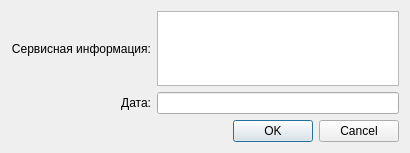
<?xml version="1.0" encoding="UTF-8"?>
<ui version="4.0">
 <class>DialogServiceInfo</class>
 <widget class="QDialog" name="DialogServiceInfo">
  <property name="geometry">
   <rect>
    <x>0</x>
    <y>0</y>
    <width>410</width>
    <height>153</height>
   </rect>
  </property>
  <property name="windowTitle">
   <string>Добавление информации об обслуживании</string>
  </property>
  <layout class="QGridLayout" name="gridLayout">
   <item row="0" column="0">
    <widget class="QLabel" name="label">
     <property name="text">
      <string>Сервисная информация:</string>
     </property>
     <property name="alignment">
      <set>Qt::AlignRight|Qt::AlignTrailing|Qt::AlignVCenter</set>
     </property>
    </widget>
   </item>
   <item row="0" column="1">
    <widget class="QPlainTextEdit" name="pteServiceInfo"/>
   </item>
   <item row="1" column="0">
    <widget class="QLabel" name="label_2">
     <property name="text">
      <string>Дата:</string>
     </property>
     <property name="alignment">
      <set>Qt::AlignRight|Qt::AlignTrailing|Qt::AlignVCenter</set>
     </property>
    </widget>
   </item>
   <item row="1" column="1">
    <widget class="QLineEdit" name="leDate"/>
   </item>
   <item row="2" column="1">
    <spacer name="verticalSpacer">
     <property name="orientation">
      <enum>Qt::Vertical</enum>
     </property>
     <property name="sizeHint" stdset="0">
      <size>
       <width>20</width>
       <height>0</height>
      </size>
     </property>
    </spacer>
   </item>
   <item row="3" column="0" colspan="2">
    <widget class="QDialogButtonBox" name="buttonBox">
     <property name="orientation">
      <enum>Qt::Horizontal</enum>
     </property>
     <property name="standardButtons">
      <set>QDialogButtonBox::Cancel|QDialogButtonBox::Ok</set>
     </property>
    </widget>
   </item>
  </layout>
 </widget>
 <resources/>
 <connections>
  <connection>
   <sender>buttonBox</sender>
   <signal>accepted()</signal>
   <receiver>DialogServiceInfo</receiver>
   <slot>accept()</slot>
   <hints>
    <hint type="sourcelabel">
     <x>248</x>
     <y>254</y>
    </hint>
    <hint type="destinationlabel">
     <x>157</x>
     <y>274</y>
    </hint>
   </hints>
  </connection>
  <connection>
   <sender>buttonBox</sender>
   <signal>rejected()</signal>
   <receiver>DialogServiceInfo</receiver>
   <slot>reject()</slot>
   <hints>
    <hint type="sourcelabel">
     <x>316</x>
     <y>260</y>
    </hint>
    <hint type="destinationlabel">
     <x>286</x>
     <y>274</y>
    </hint>
   </hints>
  </connection>
 </connections>
</ui>
